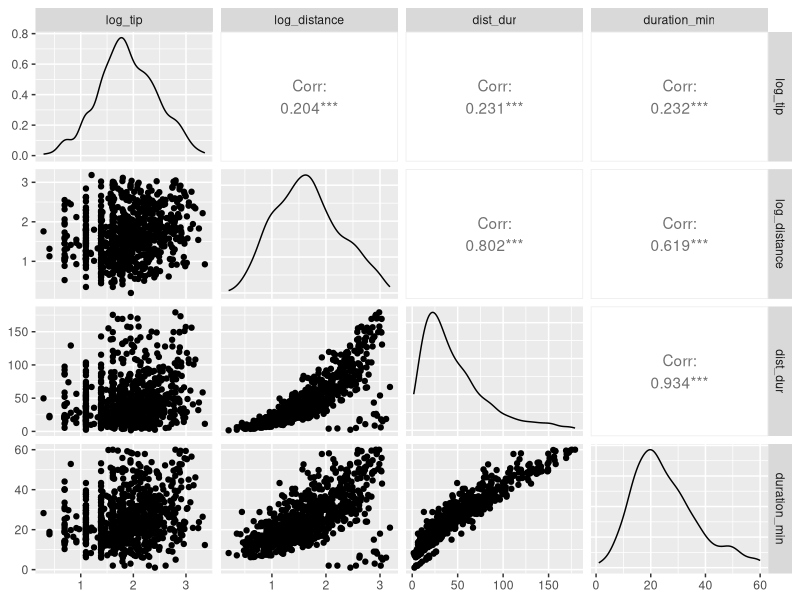
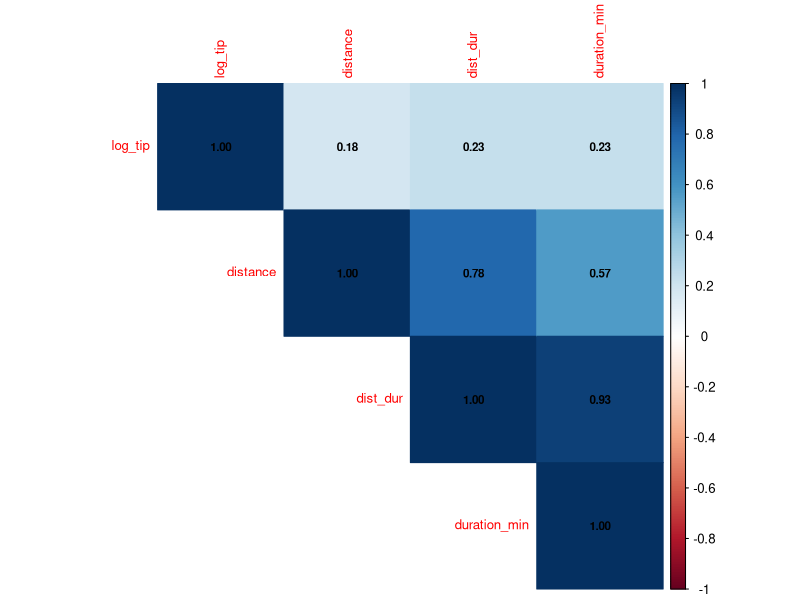
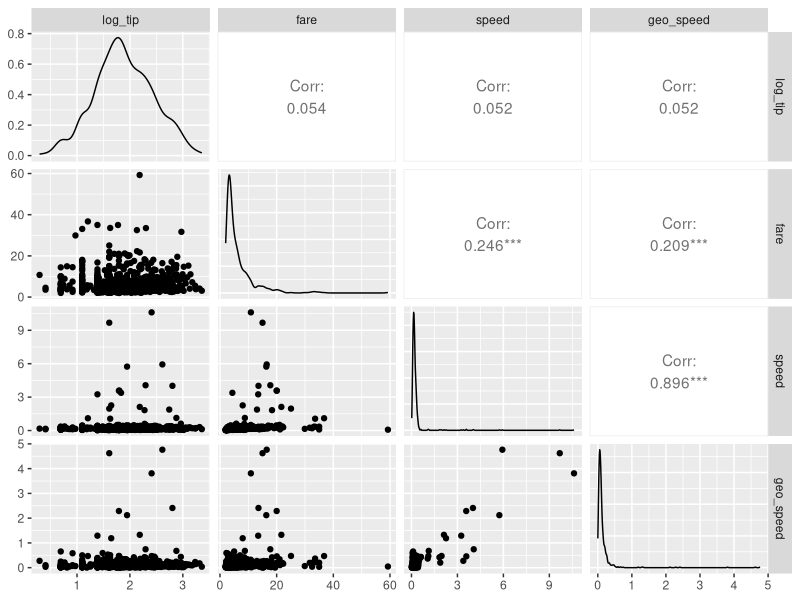
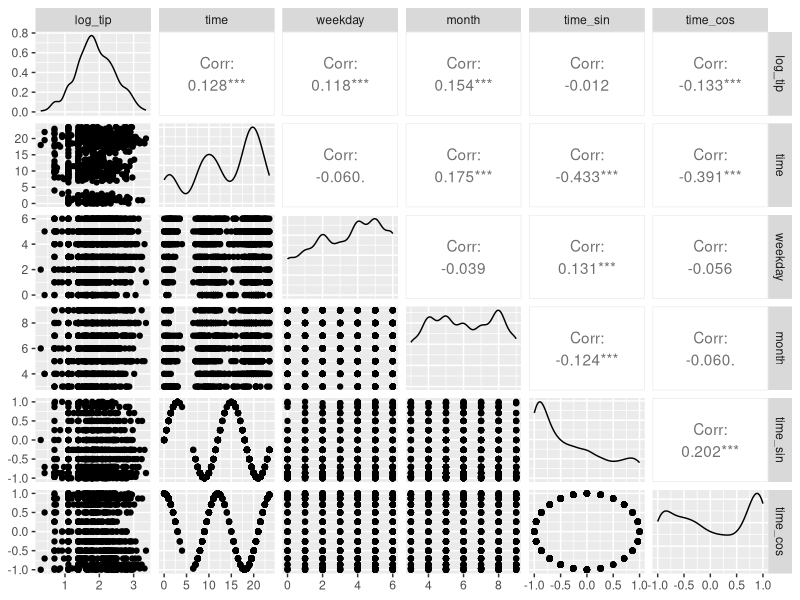
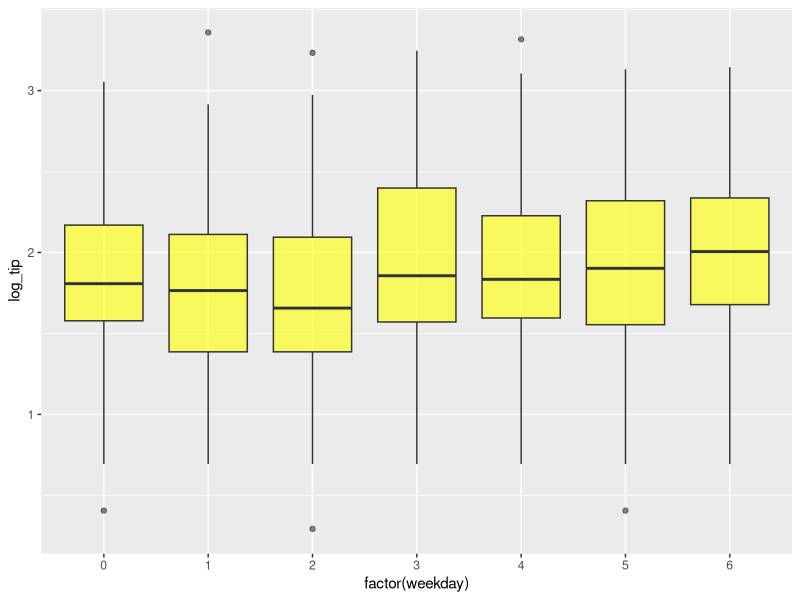
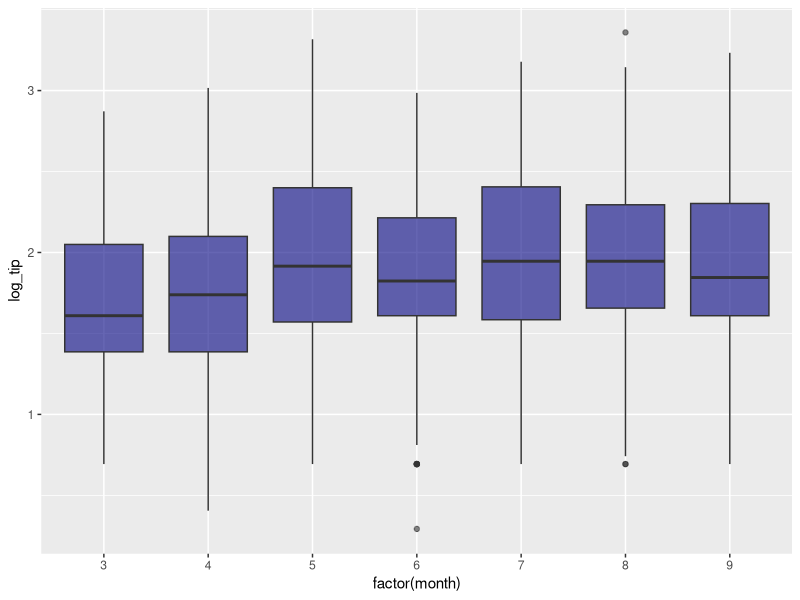
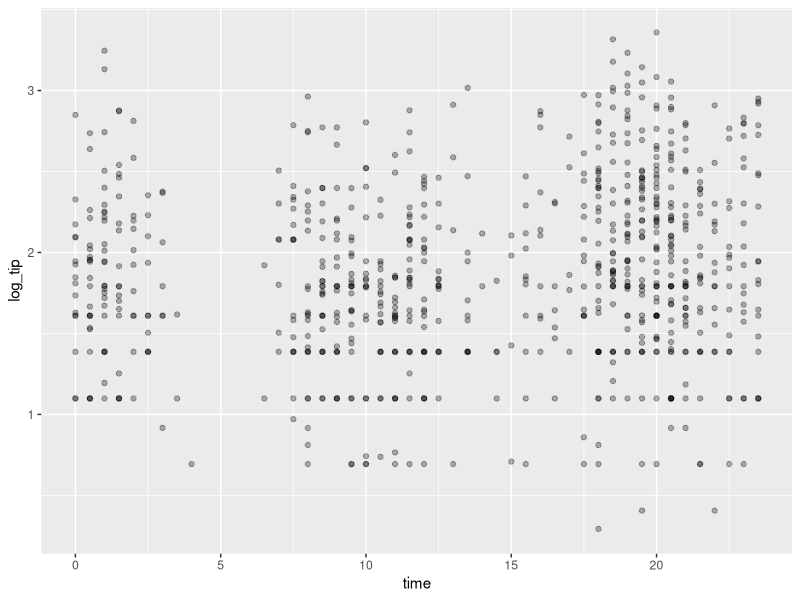
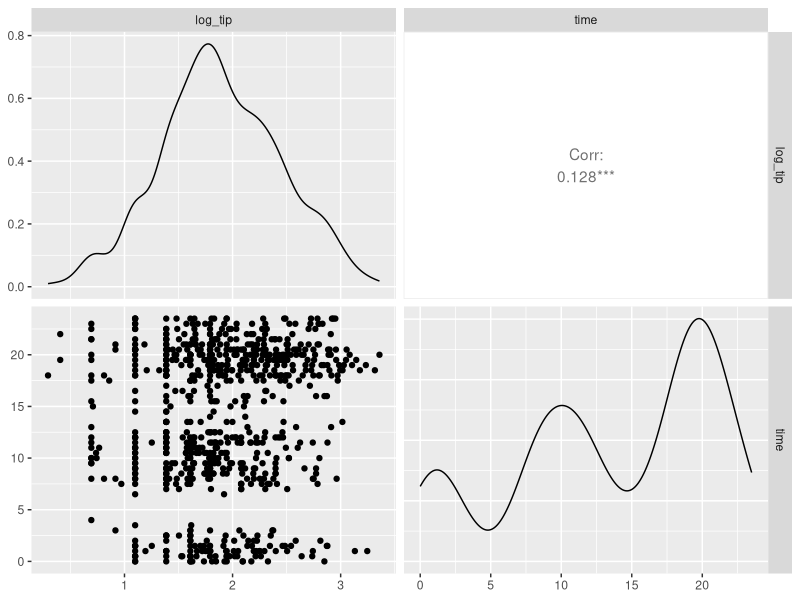

Recreate these plots in R, in order.
library(tidyverse)
library(corrplot)
library(GGally)

tips <- read.csv("data/dataset_cleaned.csv", stringsAsFactors = TRUE)
tips <- as_tibble(tips)

#podzial danych

n <- nrow(tips)
set.seed(1)
idx <- sample(1:n)

train <- tips[idx[1:floor(0.70 * n)], ]
val   <- tips[idx[(floor(0.70 * n) + 1):floor(0.85 * n)], ]
test  <- tips[idx[(floor(0.85 * n) + 1):n], ]

nrow(train) / n
nrow(val)   / n
nrow(test)  / n

summary(train)

#####
#liczenie korelacji dla pierwszego zestawu zmiennych

# Q-Q plot dla wybranej zmiennej
#ggplot(train, aes(y = tip)) +
#  geom_boxplot() +
#  theme_minimal()

#train %>%
#  select(tip,distance,geo_distance,duration_min,fare,speed,geo_speed) %>%
#  ggpairs()

#transformacja, ze wzgledu na prawostronny rozklad

train <- train %>%
  mutate(
    log_tip = log(tip + 1),
    log_distance = log(distance + 1),
  )

nrow(train)

#usuwanie outlierów

train <- train %>%
  filter(
    abs(log_tip - mean(log_tip))         < 3 * sd(log_tip),
    abs(log_distance - mean(log_distance)) < 3 * sd(log_distance),
    abs(duration_min - mean(duration_min)) < 3 * sd(duration_min)
  )

nrow(train)

train <- train %>%
  mutate(
    dist_dur = log_distance * duration_min
  )

train %>%
  select(log_tip,log_distance,dist_dur,duration_min) %>%
  ggpairs()

macierz <- train %>%
  select(log_tip,distance,dist_dur,duration_min) %>%
  cor(use = "complete.obs")

corrplot(macierz, method = "color", type = "upper",
         addCoef.col = "black", number.cex = 0.7,
         tl.cex = 0.8)

train %>%
  select(log_tip,fare,speed,geo_speed) %>%
  ggpairs()

#####

#####
#korelacje drugiego zestawu zmiennych

train %>%
  select(log_tip,time,weekday,month,time_sin,time_cos) %>%
  ggpairs()

ggplot(train, aes(x = factor(weekday), y = log_tip)) +
  geom_boxplot(fill = "yellow", alpha = 0.6)

train <- train %>%
  mutate(is_weekday = if_else(month >= 3, 1, 0))

ggplot(train, aes(x = factor(month), y = log_tip)) +
  geom_boxplot(fill = "navy", alpha = 0.6)

train <- train %>%
  mutate(is_summer = if_else(month >= 5 & month <= 9, 1, 0))

ggplot(train, aes(x = time, y = log_tip)) +
  geom_point(alpha = 0.3)

train %>%
  select(log_tip,time) %>%
  ggpairs()

train <- train %>%
  mutate(time_of_day = case_when(
    time >= 21 | time < 5  ~ "night",
    time >= 5  & time < 16 ~ "afternoon",
    time >= 16 & time < 21 ~ "evening"
  ) %>% factor())

peak_hour <- 20 

train <- train %>%
  mutate(time_cos = cos(2 * pi * (time - peak_hour) / 24))

####

######
#trzeci zestaw
train %>%
  select(log_tip, points, deliveries_count) %>%
  ggpairs()

# deliveries_count
ggplot(train, aes(x = factor(deliveries_count), y = log_tip)) +
  geom_boxplot(fill = "blue", alpha = 0.6) +
  labs(x = "deliveries_count", title = "log_tip ~ deliveries_count")

train <- train %>%
  mutate(
    log_points = log(points + 1),
    poin_deli = points * deliveries_count
  )

train %>%
  select(log_tip, points, log_points, poin_deli) %>%
  ggpairs()

vars <- train %>% select(log_tip, points, log_points, poin_deli, deliveries_count)

cor_matrix <- cor(vars, method = "spearman", use = "complete.obs")
corrplot(cor_matrix, method = "number", type = "upper")

train$deliveries_f <- as.factor(train$deliveries_count)

####

#transformacje zbioru walidacyjnego i testowego
#1
val <- val %>%
  mutate(
    log_tip = log(tip + 1),
    log_distance = log(distance + 1),
    dist_dur = log_distance * duration_min
  )
test <- test %>%
  mutate(
    log_tip = log(tip + 1),
    log_distance = log(distance + 1),
    dist_dur = log_distance * duration_min
  )
#2
val <- val %>% mutate(is_weekday = if_else(month >= 3, 1, 0))
test <- test %>% mutate(is_weekday = if_else(month >= 3, 1, 0))
val  <- val  %>% mutate(is_summer = if_else(month >= 5 & month <= 9, 1, 0))
test <- test %>% mutate(is_summer = if_else(month >= 5 & month <= 9, 1, 0))

val <- val %>%
  mutate(time_of_day = case_when(
    time >= 21 | time < 5  ~ "night",
    time >= 5  & time < 16 ~ "afternoon",
    time >= 16 & time < 21 ~ "evening"
  ) %>% factor())

test <- test %>%
  mutate(time_of_day = case_when(
    time >= 21 | time < 5  ~ "night",
    time >= 5  & time < 16 ~ "afternoon",
    time >= 16 & time < 21 ~ "evening"
  ) %>% factor())

val <- val %>%
  mutate(time_cos = cos(2 * pi * (time - peak_hour) / 24))

test <- test %>%
  mutate(time_cos = cos(2 * pi * (time - peak_hour) / 24))

#3
val <- val %>%
  mutate(
    log_points = log(points + 1),
    poin_deli = points * deliveries_count
  )
test <- test %>%
  mutate(
    log_points = log(points + 1),
    poin_deli = points * deliveries_count
  )
val$deliveries_f <- as.factor(val$deliveries_count)
test$deliveries_f <- as.factor(test$deliveries_count)
#

summary(train)

write.csv(train, "data/train.csv", row.names = FALSE)
write.csv(val, "data/val.csv", row.names = FALSE)
write.csv(test, "data/test.csv", row.names = FALSE)
